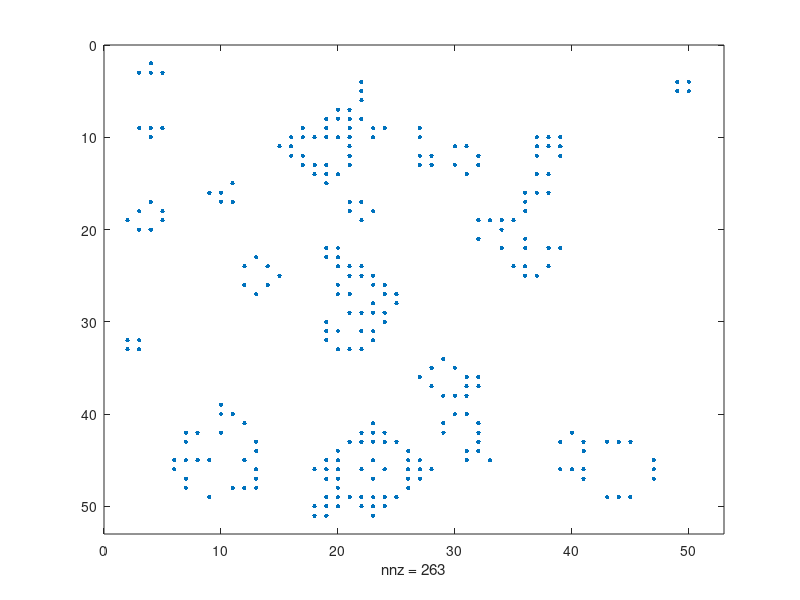

Source code (MATLAB):
clear;
clc;
N = 50;
% probabilty of alive cells to begin with
prob = 0.3;
% use N+2 to make the edge of the grid zero
A = zeros(N+2, N+2);
A(2:N+1, 2:N+1) = rand(N);
G = (A < prob);
for i = 1:50
    A = zeros(N+2, N+2);
    for row = 2:N+1
       for col = 2:N+1
           % diagonal neighbors
           tri = G(row-1, col-1)+G(row-1, col+1)+G(row+1, col-1)+G(row+1, col+1);
           % nearest neighbors
           dir = G(row-1, col)+G(row, col-1)+G(row, col+1)+G(row+1, col);
           % number of alive neighbors
           n = tri + dir;
           % if a live cell has less than 2 or more than 3 neighbors
           % cell should be dead due to under/over-population
           if (G(row, col)== 1) && ((n < 2) || (n > 3))
               A(row, col) = 0;
           % if a live cell has 2 or 3 alive neighbors, stays alive
           elseif (G(row, col)== 1) && ((n == 2) || (n == 3))
               A(row, col) = 1;
           % if a dead cell has three alive neighbors, it becomes alive 
           % in the next generation as if repopulation
           elseif (G(row, col)== 0) && (n == 3)
               A(row, col) = 1;
           end

       end
       %pause(0.01);
       %spy(G)

    end
    G = A;
    pause(0.1)
    % spy(S,'LineSpec',markersize)
    spy(G, '.', 10)
    drawnow
end
